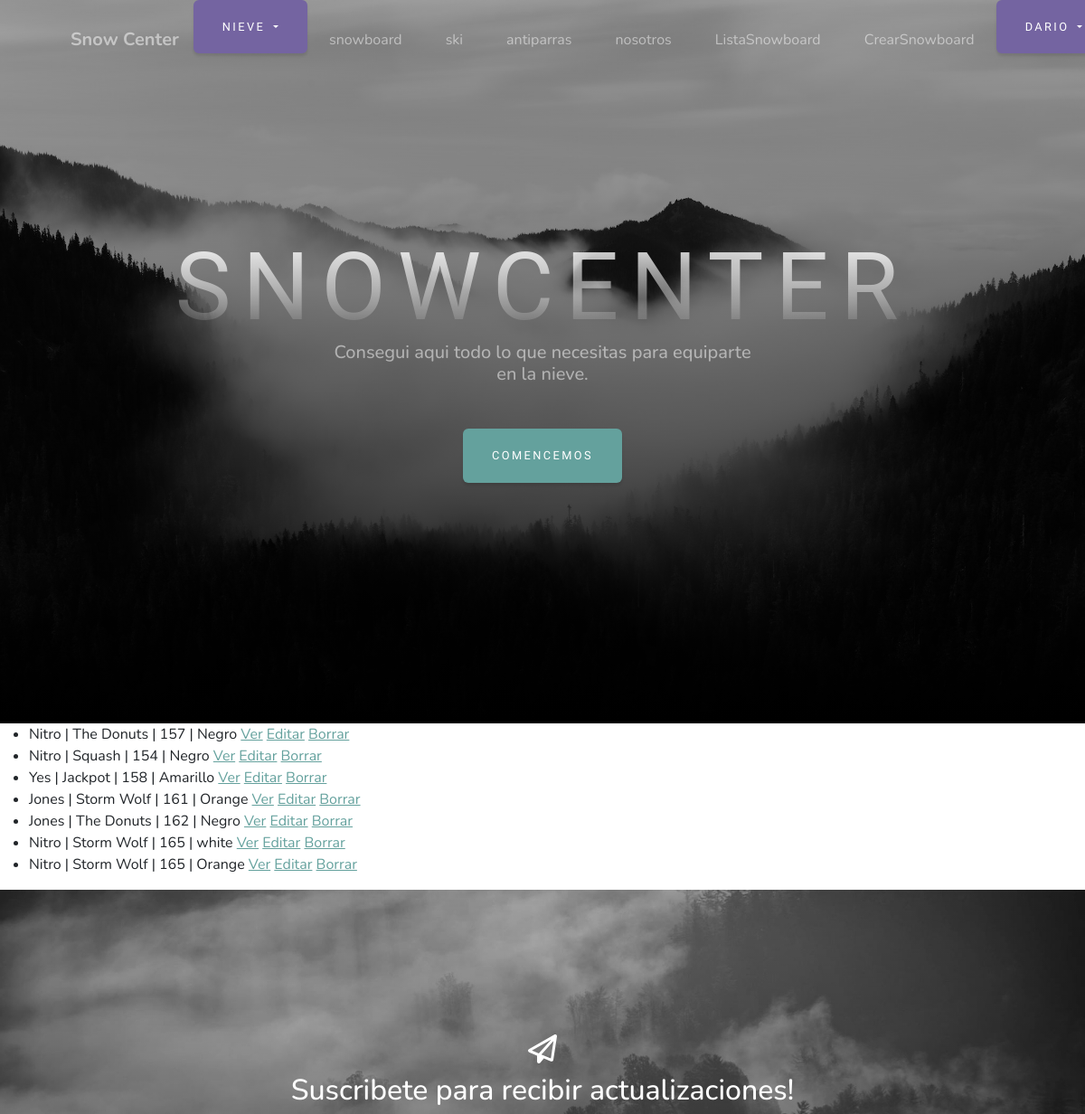
/snowboard-vbc/ (signed in, upper part), run on an earlier commit of the app's database.
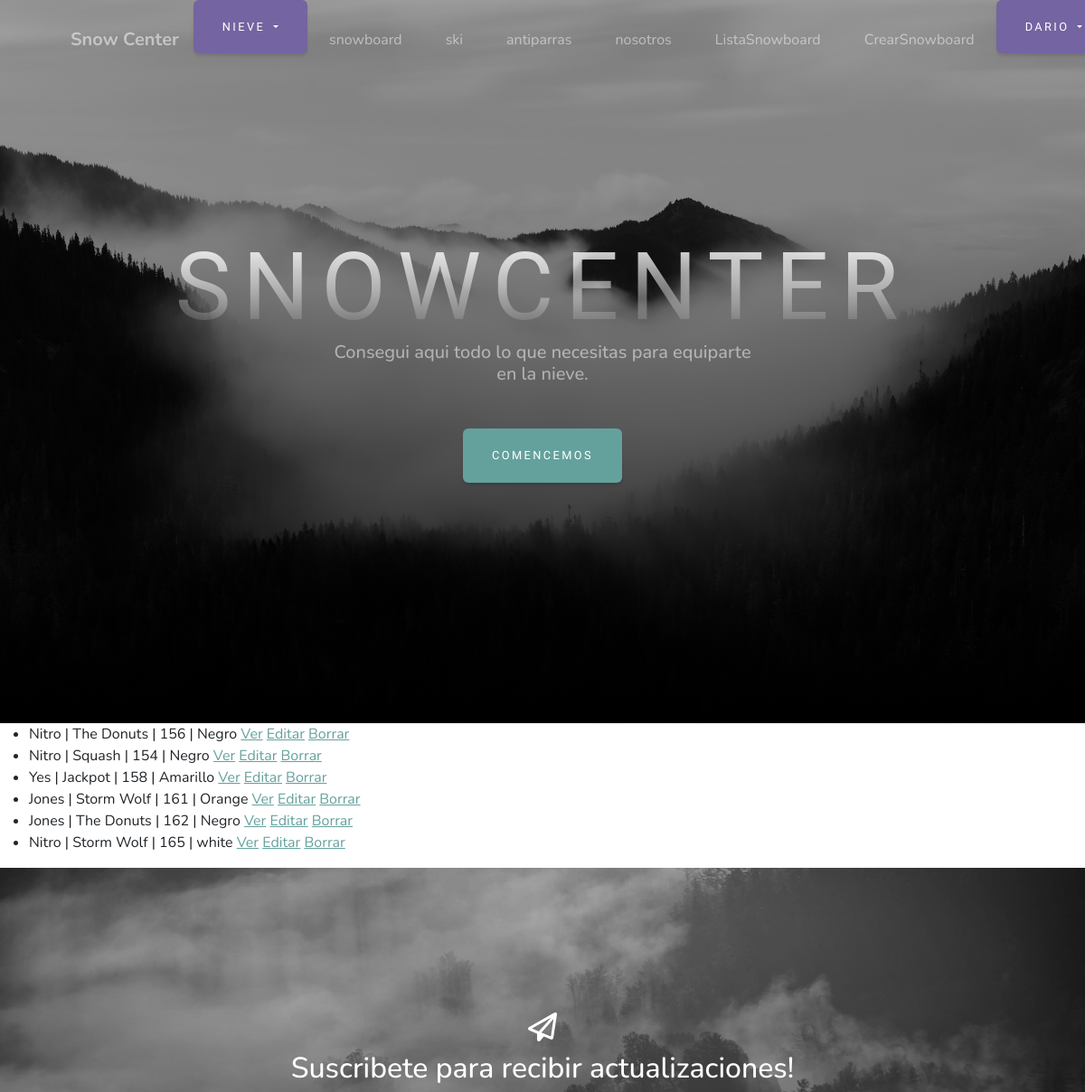
And on a later commit of the database.
### productos/models.py (models this page shows)
class Snowboard(models.Model):
    marca = models.CharField(max_length=30)
    modelo = models.CharField(max_length=20)
    tamaño = models.IntegerField()
    color = models.CharField(max_length=20)

### productos/views.py (the view)
# urls.py: path('snowboard-vbc/', views.SnowboardListView.as_view(), name= "ListaSnowboard"),
class SnowboardListView (LoginRequiredMixin, ListView):
    model= Snowboard
    context_object_name= "list_snowboard"
    template_name= "productos/snowboard_lista.html"

### productos/templates/productos/snowboard_lista.html (shortened to what this page needs)
{% extends 'productos/base.html' %}
{% load static %}
{% block main %}
    <ul>
        {% for snowboard in list_snowboard %}
            <li>{{ snowboard.marca }} | {{ snowboard.modelo }} | {{ snowboard.tamaño }} | {{ snowboard.color }}
                <a href="{% url 'VerSnowboard' snowboard.pk %}">Ver</a>
                <a href="{% url 'EditarSnowboard' snowboard.pk %}">Editar</a>
                <a href="{% url 'BorrarSnowboard' snowboard.pk %}">Borrar</a>
            </li>
        {% endfor %}
    </ul>
{% endblock main %}

### productos/templates/productos/base.html (shortened to what this page needs)
<!DOCTYPE html>
{% load static %}
<html lang="en">
    <head>
        <link href="{% static 'productos/css/styles.css' %}" rel="stylesheet" />
    </head>
    <body id="page-top" style="letter-spacing: 0em;">
        <nav class="navbar navbar-expand-lg navbar-light fixed-top" id="mainNav">
            <div class="container px-4 px-lg-5">
                <a class="navbar-brand" href="#page-top">Snow Center</a>
                <div class="collapse navbar-collapse" id="navbarResponsive">
                    <ul class="navbar-nav ms-auto">
                        <div class="dropdown">
                            <button class="btn btn-secondary dropdown-toggle" type="button" id="dropdownMenuButton1" data-bs-toggle="dropdown" aria-expanded="false">
                              Nieve
                            </button>
                          </div>
                        <li class="nav-item"><a class="nav-link" href="{% url 'snowboard' %}">snowboard</a></li>
                        <li class="nav-item"><a class="nav-link" href="{% url 'ski' %}">ski</a></li>
                        <li class="nav-item"><a class="nav-link" href="{% url 'antiparras' %}">antiparras</a></li>
                        <li class="nav-item"><a class="nav-link" href="{% url 'nosotros' %}">nosotros</a></li>
                        {% if request.user.is_superuser %}
                            <li class="nav-item"><a class="nav-link" href="{% url 'ListaSnowboard' %}">ListaSnowboard</a></li>
                            <li class="nav-item"><a class="nav-link" href="{% url 'CrearSnowboard' %}">CrearSnowboard</a></li>
                        {% endif %}
                        {% if request.user.is_authenticated %}
                            <div class="dropdown">
                                <button class="btn btn-secondary dropdown-toggle" type="button" id="dropdownMenuButton1" data-bs-toggle="dropdown" aria-expanded="false">
                                    {{ request.user.username }}
                                </button>
                            </div>
                        {% endif %}
                    </ul>
                </div>
            </div>
        </nav>
        <header class="masthead">
            <div class="container px-4 px-lg-5 d-flex h-100 align-items-center justify-content-center">
                <div class="d-flex justify-content-center">
                    <div class="text-center">
                        <h1 class="mx-auto my-0 text-uppercase">SNOWCENTER</h1>
                        <h2 class="text-white-50 mx-auto mt-2 mb-5">Consegui aqui todo lo que necesitas para equiparte en la nieve.</h2>
                        <a class="btn btn-primary" href="#about">Comencemos</a>
                    </div>
                </div>
            </div>
        </header>
        {% block main %}
        {% endblock main %}
        <section class="signup-section" id="signup">
            <div class="container px-4 px-lg-5">
                <div class="row gx-4 gx-lg-5">
                    <div class="col-md-10 col-lg-8 mx-auto text-center">
                        <i class="far fa-paper-plane fa-2x mb-2 text-white"></i>
                        <h2 class="text-white mb-5">Suscribete para recibir actualizaciones!</h2>
                    </div>
                </div>
            </div>
        </section>
    </body>
</html>

What changed in the data, as far as the page shows it:
removed Snowboard: marca "Nitro", modelo "Storm Wolf", tamaño "165", color "Orange"
changed Snowboard (number 1 of 6 on the later page): tamaño "157" → "156"
